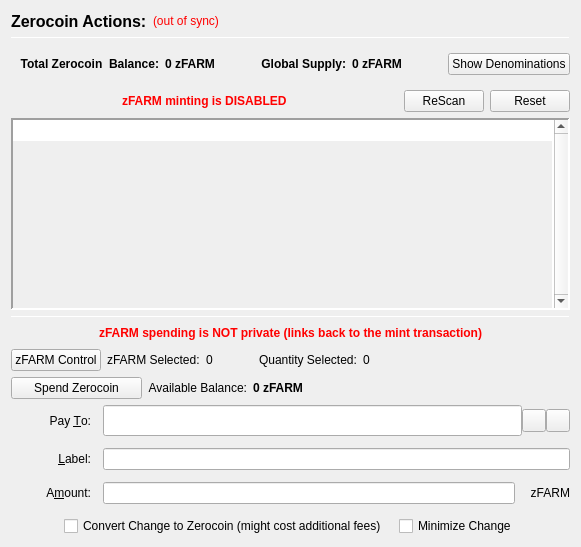
                  <widget class="QFrame" name="verticalFrameLeft">
                   <layout class="QVBoxLayout" name="verticalLayout_2">
                    <item>
                     <layout class="QVBoxLayout" name="verticalLayout_3">
                      <item>
                       <layout class="QHBoxLayout" name="horizontalLayout_3">
                        <item>
                         <widget class="QLabel" name="labelzFARMActions">
                          <property name="font">
                           <font>
                            <pointsize>12</pointsize>
                            <weight>75</weight>
                            <bold>true</bold>
                           </font>
                          </property>
                          <property name="text">
                           <string>Zerocoin Actions:</string>
                          </property>
                          <property name="alignment">
                           <set>Qt::AlignLeading|Qt::AlignLeft|Qt::AlignVCenter</set>
                          </property>
                         </widget>
                        </item>
                        <item>
                         <widget class="QLabel" name="labelzFARMSyncStatus">
                          <property name="toolTip">
                           <string>The displayed information may be out of date. Your wallet automatically synchronizes with the SEED2NEED network after a connection is established, but this process has not completed yet.</string>
                          </property>
                          <property name="styleSheet">
                           <string notr="true">QLabel { color: red; }</string>
                          </property>
                          <property name="text">
                           <string notr="true">(out of sync)</string>
                          </property>
                          <property name="alignment">
                           <set>Qt::AlignLeading|Qt::AlignLeft|Qt::AlignVCenter</set>
                          </property>
                         </widget>
                        </item>
                        <item>
                         <spacer name="horizontalSpacer">
                          <property name="orientation">
                           <enum>Qt::Horizontal</enum>
                          </property>
                          <property name="sizeHint" stdset="0">
                           <size>
                            <width>40</width>
                            <height>20</height>
                           </size>
                          </property>
                         </spacer>
                        </item>
                       </layout>
                      </item>
                      <item>
                       <widget class="Line" name="lineUpperLeft">
                        <property name="minimumSize">
                         <size>
                          <width>0</width>
                          <height>1</height>
                         </size>
                        </property>
                        <property name="maximumSize">
                         <size>
                          <width>16777215</width>
                          <height>1</height>
                         </size>
                        </property>
                        <property name="frameShadow">
                         <enum>QFrame::Sunken</enum>
                        </property>
                        <property name="orientation">
                         <enum>Qt::Horizontal</enum>
                        </property>
                       </widget>
                      </item>
                      <item>
                       <widget class="QFrame" name="balanceSupplyFrame">
                        <layout class="QHBoxLayout" name="horizontalLayout_2" stretch="0,0,0,1,0">
                         <property name="rightMargin">
                          <number>0</number>
                         </property>
                         <item>
                          <layout class="QHBoxLayout" name="horizontalLayout_34">
                           <item>
                            <widget class="QLabel" name="labelzAvailableText_3">
                             <property name="font">
                              <font>
                               <weight>75</weight>
                               <bold>true</bold>
                              </font>
                             </property>
                             <property name="toolTip">
                              <string>Total Balance including unconfirmed and immature zFARM</string>
                             </property>
                             <property name="text">
                              <string>Total Zerocoin  Balance:</string>
                             </property>
                             <property name="alignment">
                              <set>Qt::AlignRight|Qt::AlignTrailing|Qt::AlignVCenter</set>
                             </property>
                            </widget>
                           </item>
                           <item>
                            <widget class="QLabel" name="labelzAvailableAmount_4">
                             <property name="minimumSize">
                              <size>
                               <width>40</width>
                               <height>0</height>
                              </size>
                             </property>
                             <property name="font">
                              <font>
                               <weight>75</weight>
                               <bold>true</bold>
                              </font>
                             </property>
                             <property name="toolTip">
                              <string>Total Balance including unconfirmed and immature zFARM</string>
                             </property>
                             <property name="text">
                              <string>0 zFARM</string>
                             </property>
                             <property name="alignment">
                              <set>Qt::AlignLeading|Qt::AlignLeft|Qt::AlignVCenter</set>
                             </property>
                            </widget>
                           </item>
                          </layout>
                         </item>
                         <item>
                          <spacer name="horizontalSpacer_32">
                           <property name="orientation">
                            <enum>Qt::Horizontal</enum>
                           </property>
                           <property name="sizeHint" stdset="0">
                            <size>
                             <width>40</width>
                             <height>20</height>
                            </size>
                           </property>
                          </spacer>
                         </item>
                         <item>
                          <layout class="QHBoxLayout" name="horizontalLayout_35">
                           <item>
                            <widget class="QLabel" name="labelZsupplyText_2">
                             <property name="font">
                              <font>
                               <weight>75</weight>
                               <bold>true</bold>
                              </font>
                             </property>
                             <property name="text">
                              <string>Global Supply:</string>
                             </property>
                             <property name="alignment">
                              <set>Qt::AlignRight|Qt::AlignTrailing|Qt::AlignVCenter</set>
                             </property>
                            </widget>
                           </item>
                           <item>
                            <widget class="QLabel" name="labelZsupplyAmount_2">
                             <property name="font">
                              <font>
                               <weight>75</weight>
                               <bold>true</bold>
                              </font>
                             </property>
                             <property name="text">
                              <string>0 zFARM</string>
                             </property>
                            </widget>
                           </item>
                          </layout>
                         </item>
                         <item>
                          <spacer name="horizontalSpacer_31">
                           <property name="orientation">
                            <enum>Qt::Horizontal</enum>
                           </property>
                           <property name="sizeHint" stdset="0">
                            <size>
                             <width>40</width>
                             <height>20</height>
                            </size>
                           </property>
                          </spacer>
                         </item>
                         <item>
                          <widget class="QPushButton" name="pushButtonShowDenoms">
                           <property name="toolTip">
                            <string>Show zFARM denominations list</string>
                           </property>
                           <property name="text">
                            <string>Show Denominations</string>
                           </property>
                          </widget>
                         </item>
                        </layout>
                       </widget>
                      </item>
                      <item>
                       <layout class="QHBoxLayout" name="horizontalLayout_4">
                        <item>
                         <spacer name="horizontalSpacer_2">
                          <property name="orientation">
                           <enum>Qt::Horizontal</enum>
                          </property>
                          <property name="sizeHint" stdset="0">
                           <size>
                            <width>40</width>
                            <height>20</height>
                           </size>
                          </property>
                         </spacer>
                        </item>
                        <item>
                         <widget class="QLabel" name="label">
                          <property name="styleSheet">
                           <string notr="true">color: red;
font-weight: bold;</string>
                          </property>
                          <property name="text">
                           <string>zFARM minting is DISABLED</string>
                          </property>
                         </widget>
                        </item>
                        <item>
                         <spacer name="horizontalSpacer_3">
                          <property name="orientation">
                           <enum>Qt::Horizontal</enum>
                          </property>
                          <property name="sizeHint" stdset="0">
                           <size>
                            <width>40</width>
                            <height>20</height>
                           </size>
                          </property>
                         </spacer>
                        </item>
                        <item>
                         <widget class="QPushButton" name="pushButtonMintReset">
                          <property name="maximumSize">
                           <size>
                            <width>80</width>
                            <height>16777215</height>
                           </size>
                          </property>
                          <property name="toolTip">
                           <string>Rescan the complete blockchain for  Zerocoin mints and their meta-data.</string>
                          </property>
                          <property name="text">
                           <string>ReScan</string>
                          </property>
                         </widget>
                        </item>
                        <item>
                         <widget class="QPushButton" name="pushButtonSpentReset">
                          <property name="maximumSize">
                           <size>
                            <width>80</width>
                            <height>16777215</height>
                           </size>
                          </property>
                          <property name="toolTip">
                           <string>Reset Zerocoin Wallet DB. Deletes transactions that did not make it into the blockchain.</string>
                          </property>
                          <property name="text">
                           <string>Reset</string>
                          </property>
                         </widget>
                        </item>
                       </layout>
                      </item>
                      <item>
                       <widget class="QPlainTextEdit" name="TEMintStatus">
                        <property name="font">
                         <font>
                          <pointsize>8</pointsize>
                         </font>
                        </property>
                        <property name="toolTip">
                         <string>Status and/or Mesages from the last Mint Action.</string>
                        </property>
                        <property name="frameShape">
                         <enum>QFrame::Panel</enum>
                        </property>
                        <property name="frameShadow">
                         <enum>QFrame::Sunken</enum>
                        </property>
                        <property name="lineWidth">
                         <number>2</number>
                        </property>
                        <property name="midLineWidth">
                         <number>2</number>
                        </property>
                        <property name="verticalScrollBarPolicy">
                         <enum>Qt::ScrollBarAlwaysOn</enum>
                        </property>
                        <property name="horizontalScrollBarPolicy">
                         <enum>Qt::ScrollBarAlwaysOff</enum>
                        </property>
                        <property name="readOnly">
                         <bool>true</bool>
                        </property>
                        <property name="plainText">
                         <string notr="true"/>
                        </property>
                        <property name="backgroundVisible">
                         <bool>true</bool>
                        </property>
                       </widget>
                      </item>
                      <item>
                       <widget class="Line" name="line">
                        <property name="minimumSize">
                         <size>
                          <width>0</width>
                          <height>1</height>
                         </size>
                        </property>
                        <property name="maximumSize">
                         <size>
                          <width>16777215</width>
                          <height>1</height>
                         </size>
                        </property>
                        <property name="orientation">
                         <enum>Qt::Horizontal</enum>
                        </property>
                       </widget>
                      </item>
                      <item>
                       <layout class="QHBoxLayout" name="horizontalLayout_7">
                        <item>
                         <spacer name="horizontalSpacer_18">
                          <property name="orientation">
                           <enum>Qt::Horizontal</enum>
                          </property>
                          <property name="sizeHint" stdset="0">
                           <size>
                            <width>40</width>
                            <height>20</height>
                           </size>
                          </property>
                         </spacer>
                        </item>
                        <item>
                         <widget class="QLabel" name="label_2">
                          <property name="styleSheet">
                           <string notr="true">color: red;
font-weight: bold;</string>
                          </property>
                          <property name="text">
                           <string>zFARM spending is NOT private (links back to the mint transaction)</string>
                          </property>
                         </widget>
                        </item>
                        <item>
                         <spacer name="horizontalSpacer_30">
                          <property name="orientation">
                           <enum>Qt::Horizontal</enum>
                          </property>
                          <property name="sizeHint" stdset="0">
                           <size>
                            <width>40</width>
                            <height>20</height>
                           </size>
                          </property>
                         </spacer>
                        </item>
                       </layout>
                      </item>
                      <item>
                       <layout class="QHBoxLayout" name="horizontalLayout_24">
                        <property name="leftMargin">
                         <number>0</number>
                        </property>
                        <property name="bottomMargin">
                         <number>0</number>
                        </property>
                        <item>
                         <widget class="QPushButton" name="pushButtonZFarmControl">
                          <property name="text">
                           <string>zFARM Control</string>
                          </property>
                         </widget>
                        </item>
                        <item>
                         <widget class="QLabel" name="labelzFarmSelected">
                          <property name="text">
                           <string>zFARM Selected:</string>
                          </property>
                         </widget>
                        </item>
                        <item>
                         <widget class="QLabel" name="labelzFarmSelected_int">
                          <property name="text">
                           <string>0</string>
                          </property>
                         </widget>
                        </item>
                        <item>
                         <spacer name="horizontalSpacer_17">
                          <property name="orientation">
                           <enum>Qt::Horizontal</enum>
                          </property>
                          <property name="sizeType">
                           <enum>QSizePolicy::Fixed</enum>
                          </property>
                          <property name="sizeHint" stdset="0">
                           <size>
                            <width>40</width>
                            <height>20</height>
                           </size>
                          </property>
                         </spacer>
                        </item>
                        <item>
                         <widget class="QLabel" name="labelQuantitySelected">
                          <property name="text">
                           <string>Quantity Selected:</string>
                          </property>
                         </widget>
                        </item>
                        <item>
                         <widget class="QLabel" name="labelQuantitySelected_int">
                          <property name="text">
                           <string>0</string>
                          </property>
                         </widget>
                        </item>
                        <item>
                         <spacer name="horizontalSpacer_19">
                          <property name="orientation">
                           <enum>Qt::Horizontal</enum>
                          </property>
                          <property name="sizeHint" stdset="0">
                           <size>
                            <width>40</width>
                            <height>20</height>
                           </size>
                          </property>
                         </spacer>
                        </item>
                       </layout>
                      </item>
                      <item>
                       <layout class="QHBoxLayout" name="horizontalLayout_6">
                        <item>
                         <widget class="QPushButton" name="pushButtonSpendzFARM">
                          <property name="minimumSize">
                           <size>
                            <width>131</width>
                            <height>0</height>
                           </size>
                          </property>
                          <property name="toolTip">
                           <string>Spend Zerocoin. Without 'Pay To:' address creates payments to yourself.</string>
                          </property>
                          <property name="text">
                           <string>Spend Zerocoin</string>
                          </property>
                         </widget>
                        </item>
                        <item>
                         <widget class="QLabel" name="labelzFARMBalanceText">
                          <property name="toolTip">
                           <string>Available (mature and spendable) zFARM for spending</string>
                          </property>
                          <property name="text">
                           <string>Available Balance:</string>
                          </property>
                          <property name="alignment">
                           <set>Qt::AlignRight|Qt::AlignTrailing|Qt::AlignVCenter</set>
                          </property>
                         </widget>
                        </item>
                        <item>
                         <widget class="QLabel" name="labelzAvailableAmount_2">
                          <property name="font">
                           <font>
                            <weight>75</weight>
                            <bold>true</bold>
                           </font>
                          </property>
                          <property name="toolTip">
                           <string>Available (mature and spendable) zFARM for spending

zFARM are mature when they have more than 20 confirmations AND more than 2 mints of the same denomination after them were minted</string>
                          </property>
                          <property name="text">
                           <string>0 zFARM</string>
                          </property>
                          <property name="alignment">
                           <set>Qt::AlignLeading|Qt::AlignLeft|Qt::AlignVCenter</set>
                          </property>
                         </widget>
                        </item>
                        <item>
                         <spacer name="horizontalSpacer_4">
                          <property name="orientation">
                           <enum>Qt::Horizontal</enum>
                          </property>
                          <property name="sizeHint" stdset="0">
                           <size>
                            <width>40</width>
                            <height>20</height>
                           </size>
                          </property>
                         </spacer>
                        </item>
                       </layout>
                      </item>
                      <item>
                       <layout class="QGridLayout" name="gridLayout_7">
                        <property name="spacing">
                         <number>12</number>
                        </property>
                        <item row="0" column="0">
                         <widget class="QLabel" name="payToLabel">
                          <property name="minimumSize">
                           <size>
                            <width>80</width>
                            <height>0</height>
                           </size>
                          </property>
                          <property name="text">
                           <string>Pay &amp;To:</string>
                          </property>
                          <property name="alignment">
                           <set>Qt::AlignRight|Qt::AlignTrailing|Qt::AlignVCenter</set>
                          </property>
                          <property name="buddy">
                           <cstring>payTo</cstring>
                          </property>
                         </widget>
                        </item>
                        <item row="0" column="1">
                         <layout class="QHBoxLayout" name="payToLayout">
                          <property name="spacing">
                           <number>0</number>
                          </property>
                          <item>
                           <widget class="QValidatedLineEdit" name="payTo">
                            <property name="enabled">
                             <bool>true</bool>
                            </property>
                            <property name="minimumSize">
                             <size>
                              <width>0</width>
                              <height>31</height>
                             </size>
                            </property>
                            <property name="toolTip">
                             <string>The SEED2NEED address to send the payment to. Creates local payment to yourself when empty.</string>
                            </property>
                           </widget>
                          </item>
                          <item>
                           <widget class="QToolButton" name="addressBookButton">
                            <property name="toolTip">
                             <string>Choose previously used address</string>
                            </property>
                            <property name="text">
                             <string/>
                            </property>
                            <property name="icon">
                             <iconset resource="../seed2need.qrc">
                              <normaloff>:/icons/address-book</normaloff>:/icons/address-book</iconset>
                            </property>
                            <property name="shortcut">
                             <string>Alt+A</string>
                            </property>
                           </widget>
                          </item>
                          <item>
                           <widget class="QToolButton" name="pasteButton">
                            <property name="toolTip">
                             <string>Paste address from clipboard</string>
                            </property>
                            <property name="text">
                             <string/>
                            </property>
                            <property name="icon">
                             <iconset resource="../seed2need.qrc">
                              <normaloff>:/icons/editpaste</normaloff>:/icons/editpaste</iconset>
                            </property>
                            <property name="shortcut">
                             <string>Alt+P</string>
                            </property>
                           </widget>
                          </item>
                         </layout>
                        </item>
                        <item row="1" column="0">
                         <widget class="QLabel" name="labelLabel">
                          <property name="minimumSize">
                           <size>
                            <width>80</width>
                            <height>0</height>
                           </size>
                          </property>
                          <property name="text">
                           <string>&amp;Label:</string>
                          </property>
                          <property name="alignment">
                           <set>Qt::AlignRight|Qt::AlignTrailing|Qt::AlignVCenter</set>
                          </property>
                          <property name="buddy">
                           <cstring>addAsLabel</cstring>
                          </property>
                         </widget>
                        </item>
                        <item row="1" column="1">
                         <widget class="QLineEdit" name="addAsLabel">
                          <property name="toolTip">
                           <string>Enter a label for this address to add it to the list of used addresses</string>
                          </property>
                         </widget>
                        </item>
                        <item row="2" column="0">
                         <widget class="QLabel" name="amountLabel">
                          <property name="minimumSize">
                           <size>
                            <width>80</width>
                            <height>0</height>
                           </size>
                          </property>
                          <property name="text">
                           <string>A&amp;mount:</string>
                          </property>
                          <property name="alignment">
                           <set>Qt::AlignRight|Qt::AlignTrailing|Qt::AlignVCenter</set>
                          </property>
                          <property name="buddy">
                           <cstring>zFARMpayAmount</cstring>
                          </property>
                         </widget>
                        </item>
                        <item row="2" column="1">
                         <layout class="QHBoxLayout" name="horizontalLayout_9">
                          <property name="spacing">
                           <number>0</number>
                          </property>
                          <item>
                           <widget class="QLineEdit" name="zFARMpayAmount"/>
                          </item>
                          <item>
                           <widget class="QLabel" name="labelzFARM">
                            <property name="minimumSize">
                             <size>
                              <width>55</width>
                              <height>0</height>
                             </size>
                            </property>
                            <property name="text">
                             <string>zFARM</string>
                            </property>
                            <property name="alignment">
                             <set>Qt::AlignRight|Qt::AlignTrailing|Qt::AlignVCenter</set>
                            </property>
                           </widget>
                          </item>
                         </layout>
                        </item>
                        <item row="3" column="0" colspan="2">
                         <layout class="QHBoxLayout" name="horizontalLayout_10">
                          <item>
                           <spacer name="horizontalSpacer_5">
                            <property name="orientation">
                             <enum>Qt::Horizontal</enum>
                            </property>
                            <property name="sizeHint" stdset="0">
                             <size>
                              <width>40</width>
                              <height>20</height>
                             </size>
                            </property>
                           </spacer>
                          </item>
                          <item>
                           <widget class="QCheckBox" name="checkBoxMintChange">
                            <property name="sizePolicy">
                             <sizepolicy hsizetype="MinimumExpanding" vsizetype="Fixed">
                              <horstretch>0</horstretch>
                              <verstretch>0</verstretch>
                             </sizepolicy>
                            </property>
                            <property name="layoutDirection">
                             <enum>Qt::LeftToRight</enum>
                            </property>
                            <property name="text">
                             <string>Convert Change to Zerocoin (might cost additional fees)</string>
                            </property>
                           </widget>
                          </item>
                          <item>
                           <widget class="QCheckBox" name="checkBoxMinimizeChange">
                            <property name="toolTip">
                             <string>If checked, the wallet tries to minimize the returning change instead of minimizing the number of spent denominations.</string>
                            </property>
                            <property name="text">
                             <string>Minimize Change</string>
                            </property>
                           </widget>
                          </item>
                          <item>
                           <spacer name="horizontalSpacer_6">
                            <property name="orientation">
                             <enum>Qt::Horizontal</enum>
                            </property>
                            <property name="sizeHint" stdset="0">
                             <size>
                              <width>40</width>
                              <height>20</height>
                             </size>
                            </property>
                           </spacer>
                          </item>
                         </layout>
                        </item>
                       </layout>
                      </item>
                     </layout>
                    </item>
                   </layout>
                  </widget>
